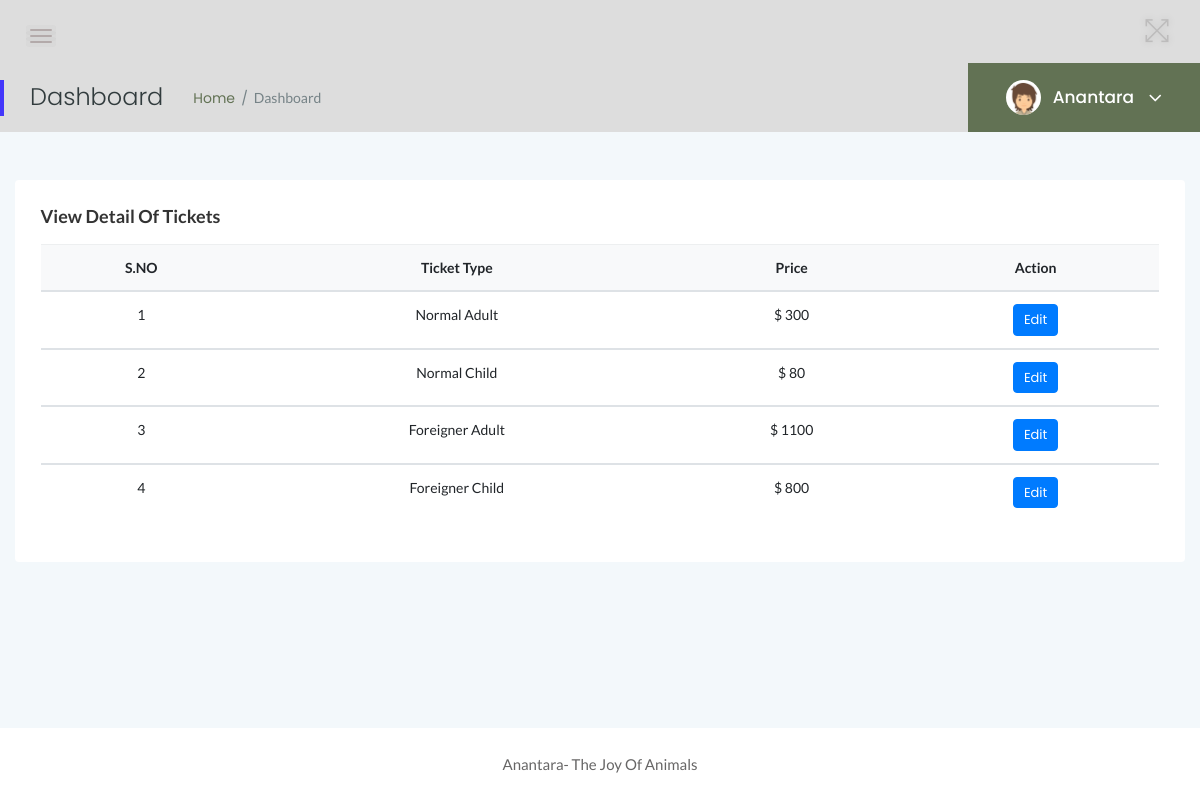
Page /admin/manage-ticket.php (signed in) on the committed database.
### tables this page shows
CREATE TABLE `tbltickettype` (
  `ID` int(10) NOT NULL,
  `TicketType` varchar(200) DEFAULT NULL,
  `Price` varchar(50) DEFAULT NULL,
  `CreationDate` timestamp NULL DEFAULT current_timestamp()
);

### admin/manage-ticket.php (the view, shortened to what this page needs)
<?php
include('includes/dbconnection.php');
if (strlen($_SESSION['zmsaid']==0)) {
  header('location:logout.php');
  } else{
?>
<!doctype html>
<html class="no-js" lang="en">
<head>
    <link rel="stylesheet" href="assets/css/bootstrap.min.css">
    <link rel="stylesheet" href="assets/css/font-awesome.min.css">
    <link rel="stylesheet" href="assets/css/themify-icons.css">
    <link rel="stylesheet" href="assets/css/metisMenu.css">
    <link rel="stylesheet" href="assets/css/owl.carousel.min.css">
    <link rel="stylesheet" href="assets/css/slicknav.min.css">
    <link rel="stylesheet" href="https://www.amcharts.com/lib/3/plugins/export/export.css" type="text/css" media="all" />
    <link rel="stylesheet" type="text/css" href="https://cdn.datatables.net/1.10.19/css/jquery.dataTables.css">
    <link rel="stylesheet" type="text/css" href="https://cdn.datatables.net/1.10.18/css/dataTables.bootstrap4.min.css">
    <link rel="stylesheet" type="text/css" href="https://cdn.datatables.net/responsive/2.2.3/css/responsive.bootstrap.min.css">
    <link rel="stylesheet" type="text/css" href="https://cdn.datatables.net/responsive/2.2.3/css/responsive.jqueryui.min.css">
    <link rel="stylesheet" href="assets/css/typography.css">
    <link rel="stylesheet" href="assets/css/default-css.css">
    <link rel="stylesheet" href="assets/css/styles.css">
    <link rel="stylesheet" href="assets/css/responsive.css">
</head>
<body>
    <div class="page-container">
        <div class="main-content">
          <?php include_once('includes/header.php');?>
            <?php include_once('includes/pagetitle.php');?>
            <div class="main-content-inner">
                <div class="row">
                    <div class="col-12 mt-5">
                        <div class="card">
                            <div class="card-body">
                                <h4 class="header-title">View Detail of Tickets</h4>
                                <div class="data-tables">
                <table class="table text-center">
                                        <thead class="bg-light text-capitalize">
                                            <tr>
                                                <th>S.NO</th>
                                                <th>Ticket Type</th>
                                                <th>Price</th>
                                                <th>Action</th>
                                            </tr>
                                        </thead>
                                         <?php
$ret=mysqli_query($con,"select * from tbltickettype");
$cnt=1;
while ($row=mysqli_fetch_array($ret)) {
?>
                                        <tbody>
          <tr data-expanded="true">
            <td><?php echo $cnt;?></td>
                  <td><?php  echo $row['TicketType'];?></td>
                  <td> $ <?php  echo $row['Price'];?></td>
                  <td><a href="edit-ticket.php?editid=<?php echo $row['ID'];?>" class="btn btn-primary btn-xs">Edit</a>
                </tr>
                <?php
$cnt=$cnt+1;
}?>
 </tbody>
                                    </table>
                                </div>
                            </div>
                        </div>
                    </div>
                </div>
            </div>
        </div>
        <?php include_once('includes/footer.php');?>
    </div>
</body>
</html>
<?php }  ?>

### admin/includes/pagetitle.php (shortened to what this page needs)
<?php
include('includes/dbconnection.php');
?>
<div class="page-title-area">
                <div class="row align-items-center">
                    <div class="col-sm-6">
                        <div class="breadcrumbs-area clearfix">
                            <h4 class="page-title pull-left">Dashboard</h4>
                            <ul class="breadcrumbs pull-left">
                                <li><a href="dashboard.php">Home</a></li>
                                <li><span>Dashboard</span></li>
                            </ul>
                        </div>
                    </div>
                    <div class="col-sm-6 clearfix">
                        <div class="user-profile pull-right">
                            <img class="avatar user-thumb" src="assets/images/author/avatar.png" alt="avatar">
                            <?php
$adid=$_SESSION['zmsaid'];
$ret=mysqli_query($con,"select AdminName from tbladmin where ID='$adid'");
$row=mysqli_fetch_array($ret);
$name=$row['AdminName'];
?>
                            <h4 class="user-name dropdown-toggle" data-toggle="dropdown"><?php echo $name; ?> <i class="fa fa-angle-down"></i></h4>
                        </div>
                    </div>
                </div>
            </div>

### admin/assets/css/styles.css (style rules this page uses)
.page-container { width: 100%; height: 100%; min-height: 100vh; padding-left: 280px; -webkit-transition: padding-left 0.3s ease 0s; transition: padding-left 0.3s ease 0s; }
.card { border: none; border-radius: 4px; background-color: #fff; -webkit-transition: all 0.3s ease 0s; transition: all 0.3s ease 0s; }
.card-body { padding: 25.6px; padding: 1.6rem; }
.main-content { width: 100%; background: #F3F8FB; }
.main-content-inner { padding: 0 30px 50px; }
.page-title-area { padding: 0 30px; background: #DDDDDD; position: relative; }
.page-title-area:before { content: ''; position: absolute; left: 0; top: 50%; width: 4px; height: 36px; background: var(--primary-color); -webkit-transform: translateY(-50%); transform: translateY(-50%); }
.page-title { font-size: 24px; font-weight: 300; color: #313b3d; letter-spacing: 0; margin-right: 30px; }
ul.breadcrumbs { margin-top: 4px; }
.breadcrumbs li { display: inline-block; }
.breadcrumbs li a, .breadcrumbs li span { display: block; font-size: 14px; font-weight: 400; color: #627254; letter-spacing: 0; margin-right: 16px; position: relative; }
.breadcrumbs li a:before { content: '/'; color: #768387; position: absolute; right: -13px; top: 0; }
.breadcrumbs li span { margin-right: 0; color: #768387; text-transform: capitalize; }
.user-profile { margin-right: -30px; display: -webkit-box; display: -ms-flexbox; display: flex; -webkit-box-align: center; -ms-flex-align: center; align-items: center; -ms-flex-wrap: wrap; flex-wrap: wrap; background: -webkit-linear-gradient(left, #627254 0%, #627254 100%); background: linear-gradient(to right, #627254 0%, #627254 100%); padding: 17px 38px; position: relative; }
.user-profile img.avatar { height: 35px; width: 35px; border-radius: 50%; margin-right: 12px; }
.user-name { font-size: 17px; font-weight: 500; color: #fff; letter-spacing: 0; cursor: pointer; -webkit-user-select: none; -moz-user-select: none; -ms-user-select: none; user-select: none; }
.user-name i { margin-left: 10px; font-size: 21px; vertical-align: middle; position: relative; }
.notification-area .dropdown-toggle, .user-name.dropdown-toggle { position: relative; }
.notification-area .dropdown-toggle:after, .user-name.dropdown-toggle:after { display: none; }
.header-title { font-family: 'Lato', sans-serif; font-size: 18px; font-weight: 600; letter-spacing: 0; color: #333; text-transform: capitalize; margin-bottom: 17px; }
.btn { padding: 11px 17px; font-size: 13px; letter-spacing: 0; }
.btn-xs { padding: 5px 10px; }
table tr th { border-bottom: none; }
table tr th, table tr td { border-top: 1px solid rgba(120, 130, 140, 0.13) !important; }

### admin/assets/css/responsive.css (style rules this page uses)
@media (min-width: 1200px) and (max-width: 1364px) { .main-content-inner { padding: 0 15px 50px; } }
@media (min-width: 1200px) and (max-width: 1364px) { .page-container, .sbar_collapsed.page-container { padding-left: 0; } }

### rows in the picture
tbltickettype: TicketType "Normal Adult", Price "300"
tbltickettype: TicketType "Normal Child", Price "80"
tbltickettype: TicketType "Foreigner Adult", Price "1100"
tbltickettype: TicketType "Foreigner Child", Price "800"

### other values in the picture
$name "Anantara"
